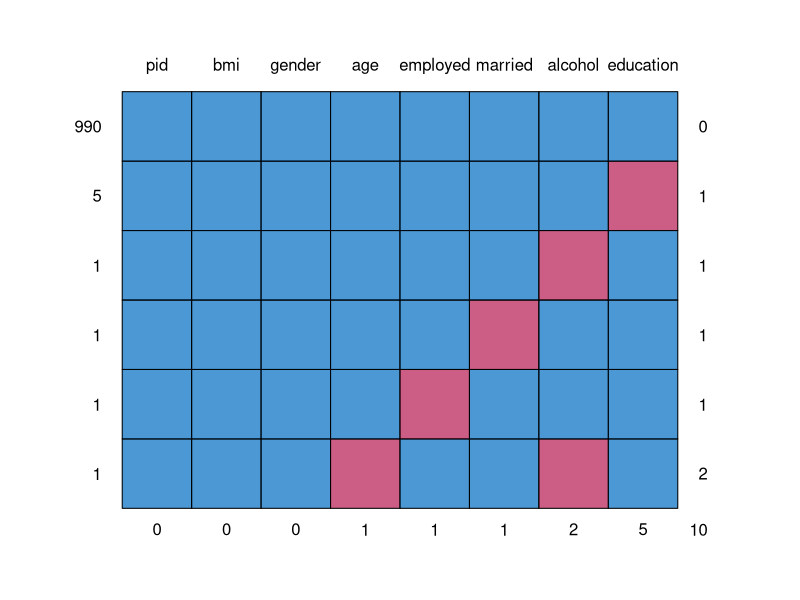
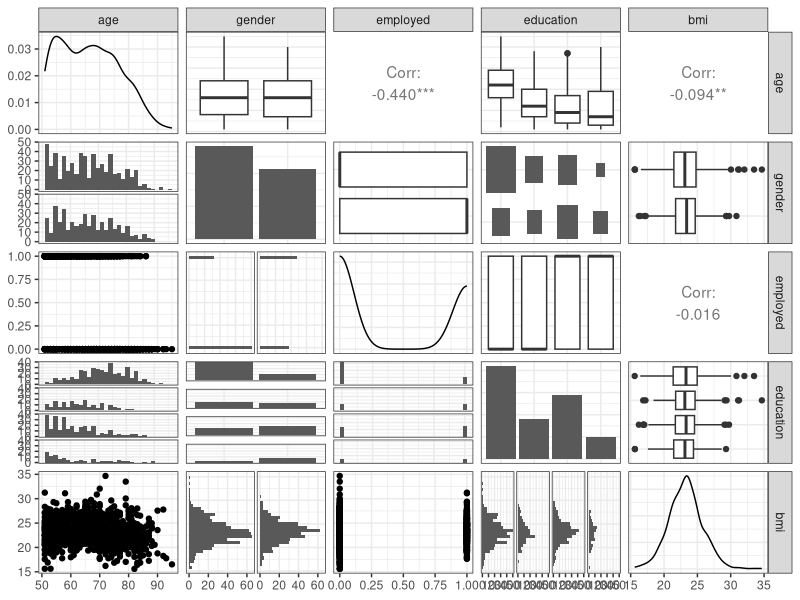
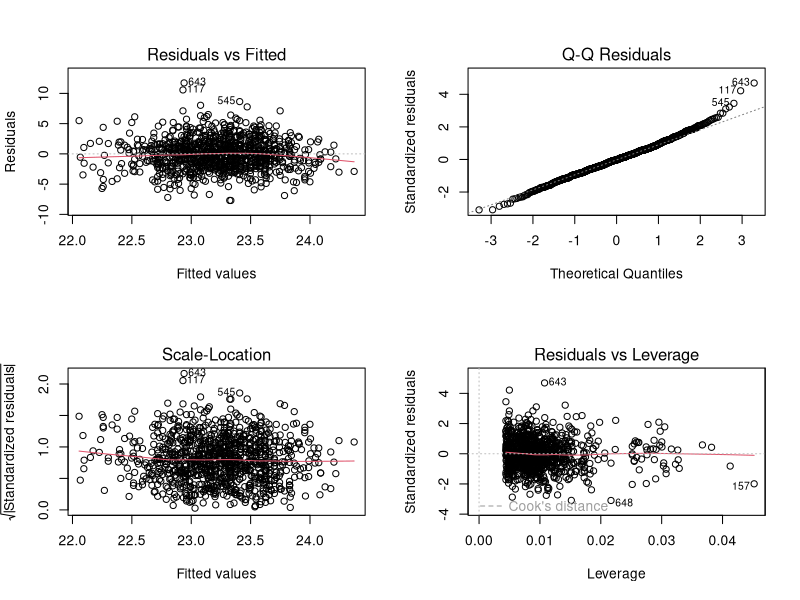

Source code (R) for these figures, in order:
## ---- chunk 1
#| message: false
knitr::opts_chunk$set(comment = NA)

library(GGally)
library(mice)
library(tidyverse)

theme_set(theme_bw())
## ---- chunk 2
emp_bmi <- read_csv("data/emp_bmi.csv", show_col_types = FALSE)
## ---- chunk 3
Hmisc::describe(emp_bmi)
## ---- chunk 4
md.pattern(emp_bmi)
## ---- chunk 5
emp_bmi_noNA <- emp_bmi |> na.omit()
emp_bmi_noNA
colSums(is.na(emp_bmi_noNA))
## ---- chunk 6
ebmodel.1 <- lm(bmi ~ age + gender + employed + married + 
                    alcohol + education, data = emp_bmi_noNA)
summary(ebmodel.1)
## ---- chunk 7
is.factor(emp_bmi_noNA$gender)
levels(emp_bmi_noNA$gender)
## ---- chunk 8
emp_bmi_noNA$gender.2 <- fct_relevel(emp_bmi_noNA$gender, "male", "female")
revised.model <- lm(bmi ~ age + gender.2 + employed + married + 
                    alcohol + education, data = emp_bmi_noNA)
summary(revised.model)
## ---- chunk 9
emp_bmi_noNA$alcohol.2 <- fct_relevel(emp_bmi_noNA$alcohol, 
           "normal drinker or non-drinker", "heavy drinker")
revised.model.2 <- lm(bmi ~ age + gender + employed + married + 
                    alcohol.2 + education, data = emp_bmi_noNA)
summary(revised.model.2)
## ---- chunk 10
model.with.a <- lm(bmi ~ age + gender + alcohol + employed + married + education, 
                   data = emp_bmi_noNA)
model.no.a <- lm(bmi ~ age + gender + employed + married + education, 
                 data = emp_bmi_noNA)
anova(model.with.a, model.no.a)
## ---- chunk 11
anova(lm(bmi ~ age + gender + employed + married + education + alcohol, 
         data = emp_bmi_noNA))
## ---- chunk 12
anova(lm(bmi ~ age + gender + employed + married + alcohol + education, 
         data = emp_bmi_noNA))
## ---- chunk 13
ebmodel.1 <- lm(bmi ~ age + gender + employed + married + 
                    alcohol + education, data = emp_bmi_noNA)
ebmodel.1
## ---- chunk 14
#| message: false
ggpairs(emp_bmi_noNA |> select(age, gender, employed, education, bmi))
## ---- chunk 15
#| fig-height: 6
par(mfrow=c(2,2))
plot(ebmodel.1)
par(mfrow=c(1,1))
## ---- chunk 16
step(ebmodel.1)
## ---- chunk 17
#| cache: true
#| warning: false
emp_bmi_mi <- mice(emp_bmi, m = 100, maxit = 5, 
                   printFlag = FALSE, seed = 4312021)
## ---- chunk 18
#| cache: true
model.empbmi.mi <- 
    with(emp_bmi_mi, lm(bmi ~ age + gender + employed + 
                            married + alcohol + education))
summary(pool(model.empbmi.mi))
